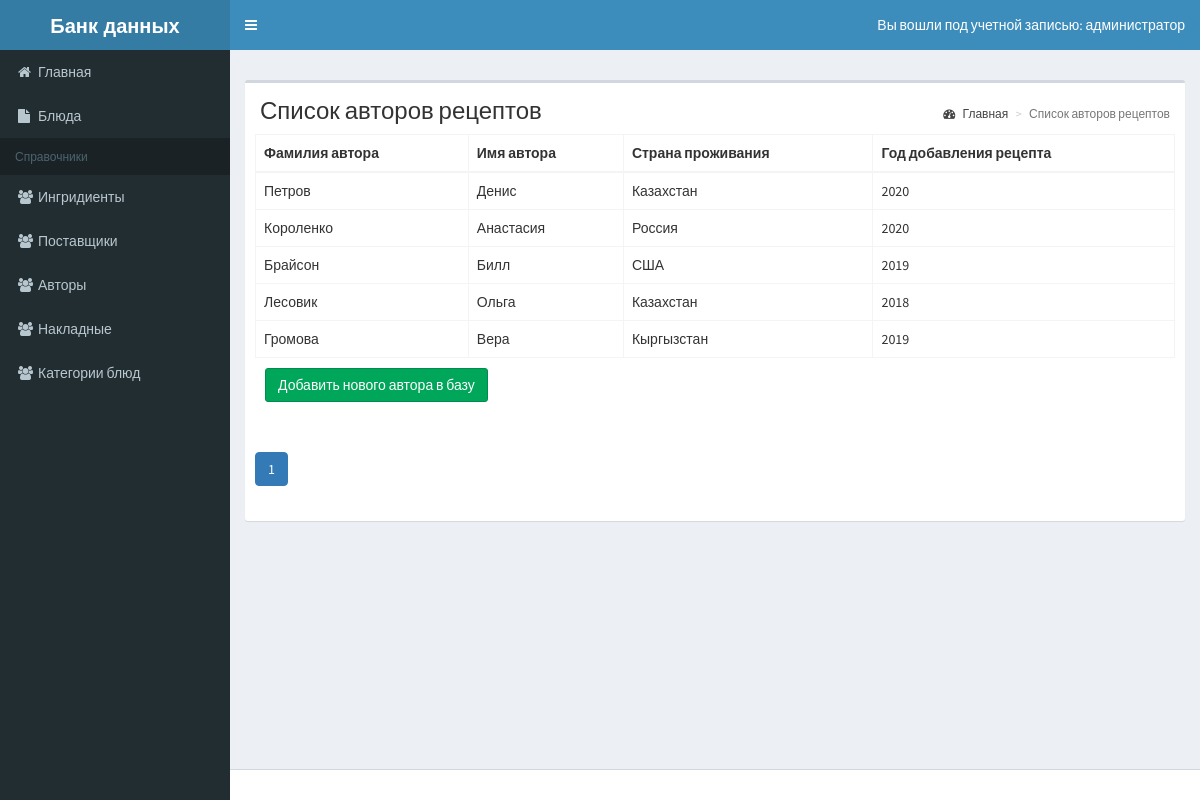
/project/list-author.php (signed in), run on the app's committed database.
### tables this page shows
CREATE TABLE `author` (
  `author_id` int(11) NOT NULL,
  `lastname` varchar(20) NOT NULL,
  `firstname` varchar(20) NOT NULL,
  `year` year(4) NOT NULL,
  `country_id` int(11) NOT NULL
);

CREATE TABLE `country` (
  `country_id` int(11) NOT NULL,
  `name` varchar(25) NOT NULL
);

### project/classes/BaseMap.php (called while the page is built, shortened)
<?php
abstract class BaseMap extends Config{
function __construct()
{
try{
    $this->db = new PDO('mysql:host='.self::HOST.';dbname='.self::DB_NAME,self::DB_USER,self::DB_PASSWORD);
    }
    catch(PDOException $e) {
        echo $e->getMessage();
    }
    catch (Exception $ex) {
}
}}

### project/classes/AuthorMap.php (called while the page is built, shortened)
<?php
class AuthorMap extends BaseMap {
public function findAll($ofset=0,$limit=30){
$res = $this->db->query("SELECT author.author_id,
author.lastname,author.firstname,country.name,author.year
FROM author
INNER JOIN country ON author.country_id=country.country_id LIMIT $ofset,$limit");
return $res->fetchAll(PDO::FETCH_OBJ);
}
public function count(){
$res = $this->db->query("SELECT COUNT(*) AS cnt FROM
author");
return $res->fetch(PDO::FETCH_OBJ)->cnt;
}
}

### project/list-author.php (the view, shortened to what this page needs)
<?php
$size = 30;
if (isset($_GET['page'])) {
$page = Helper::clearInt($_GET['page']);
} else {
$page = 1;
}
$authorMap = new AuthorMap();
$count = $authorMap->count();
$authors = $authorMap->findAll($page*$size-$size, $size);
$header = 'Список авторов рецептов';
require_once 'template/header.php';
?>
<div class="row">
<div class="col-xs-12">
<div class="box">
<section class="content-header">
<h1><?=$header;?></h1>
<ol class="breadcrumb">
<li><a href="/index.php"><i class="fa fa-dashboard"></i> Главная</a></li>
<li class="active"><?=$header;?></li>
</ol>
</section>
<div class="box-body">
<?php
if ($authors) {
?>
<table id="example2" class="table table-bordered table-hover">
<thead>
<tr>
<th>Фамилия автора</th>
<th>Имя автора</th>
<th>Страна проживания</th>
<th>Год добавления рецепта</th>
</tr>
</thead>
<tbody>
<?php
foreach ($authors as $author) {
echo '<tr>';
echo '<td>'.$author->lastname.'</td>';
echo '<td>'.$author->firstname.'</td>';
echo '<td>'.$author->name.'</td>';
echo '<td>'.$author->year.'</td>';
echo '</tr>';
}
?>
</tbody>
</table>
<div class="box-body">
<a class="btn btn-success" href="add-author.php">Добавить нового автора в базу</a>
</div>
<?php } else {
echo 'Ни одного автора не найдено';
} ?>
</div>
<div class="box-body">
<?php Helper::paginator($count, $page,$size); ?>
</div>
</div>
</div>
</div>
<?php
require_once 'template/footer.php';
?>

### project/template/header.php (shortened to what this page needs)
<!DOCTYPE html>
<html>
<head>
    <link rel="stylesheet" href="template/css/bootstrap.min.css">
    <link rel="stylesheet" href="template/css/font-awesome.min.css">
    <link rel="stylesheet" href="template/css/ionicons.min.css">
    <link rel="stylesheet" href="template/css/AdminLTE.min.css">
    <link rel="stylesheet" href="template/css/skins/skin-blue.min.css">
</head>
<body class="hold-transition skin-blue sidebar-mini fixed">
<div class="wrapper">
  <header class="main-header">
    <a href="#" class="logo">
      <span class="logo-lg"><b>Банк данных</b></span>
    </a>
    <nav class="navbar navbar-static-top" role="navigation">
      <a href="#" class="sidebar-toggle" data-toggle="push-menu" role="button">
      </a>
      <div class="navbar-custom-menu">
        <ul class="nav navbar-nav">
          <li class="dropdown user user-menu">
            <a href="#" class="dropdown-toggle" data-toggle="dropdown">
             <span class="hidden-xs">Вы вошли под учетной записью:  <?=$_SESSION['roleName']?></span>
            </a>
        </ul>
      </div>
    </nav>
  </header>
  <aside class="main-sidebar">
    <section class="sidebar">
      <?php       require_once 'template/menu.php'; ?>
    </section>
  </aside>
  <div class="content-wrapper">
    <section class="content-header">
    </section>
    <section class="content container-fluid">

### project/template/menu.php
     <aside class="main-sidebar">
<section class="sidebar">
<ul class="sidebar-menu" data-widget="tree">
<li
<?=($_SERVER['PHP_SELF']=='/index.php')?'class="active"':'';?>>
<a href="index.php"><i class="fa fa-home"></i><span>Главная</span></a>
</li>
<li <?=($_SERVER['PHP_SELF']=='/list-product.php')?'class="active"':'';?>>
<a href="list-product.php"><i class="fa fa-file"></i><span>Блюда</span></a>
</li>
<li class="header">Справочники</li>
<li <?=($_SERVER['PHP_SELF']=='/list-ingridient.php')?'class="active"':'';?>>
<a href="list-ingridient.php"><i class="fa fa-users"></i><span>Ингридиенты</span></a>
</li>
<li <?=($_SERVER['PHP_SELF']=='/list-provider.php')?'class="active"':'';?>>
<a href="list-provider.php"><i class="fa fa-users"></i><span>Поставщики</span></a>
</li>
<li <?=($_SERVER['PHP_SELF']=='/list-author.php')?'class="active"':'';?>>
<a href="list-author.php"><i class="fa fa-users"></i><span>Авторы</span></a>
</li>
<li <?=($_SERVER['PHP_SELF']=='/list-invoice.php')?'class="active"':'';?>>
<a href="list-invoice.php"><i class="fa fa-users"></i><span>Накладные</span></a>
</li>
<li <?=($_SERVER['PHP_SELF']=='/list-gruppa.php')?'class="active"':'';?>>
<a href="list-gruppa.php"><i class="fa fa-users"></i><span>Категории блюд</span></a>
</li>
</ul>
</section>
</aside>

### project/classes/Helper.php (shortened to what this page needs)
<?php
class Helper {
foreach ($options as $option) { ?>
<?php }
public static function paginator($count,$current=1,$size=30){
    $numPages=ceil($count/$size);
$href = $_SERVER['PHP_SELF'].'?page=';
echo '<ul class="pagination ">';
for ($i = 1; $i<=$numPages; $i++) {
if ($current == $i) {
echo ' <li class="paginate_button active"><a
href="'.$href.$i.'" data-dt-idx="'.$i.'"
tabindex="0">'.$i.'</a></li>';
} else {
echo ' <li class="paginate_button"><a
href="'.$href.$i.'" data-dt-idx="'.$i.'"
tabindex="0">'.$i.'</a></li>';
}
}
echo '</ul>';
}
}

### project/template/footer.php (shortened to what this page needs)
</section>
  </div>
  <footer class="main-footer">
  </footer>
</div>
</body>
</html>

### data on the page
author: lastname "Петров", firstname "Денис", country.name "Казахстан", year "2020"
author: lastname "Короленко", firstname "Анастасия", country.name "Россия", year "2020"
author: lastname "Брайсон", firstname "Билл", country.name "США", year "2019"
author: lastname "Лесовик", firstname "Ольга", country.name "Казахстан", year "2018"
author: lastname "Громова", firstname "Вера", country.name "Кыргызстан", year "2019"

### other printed values
$_SESSION['roleName'] "администратор"
$header "Список авторов рецептов"
